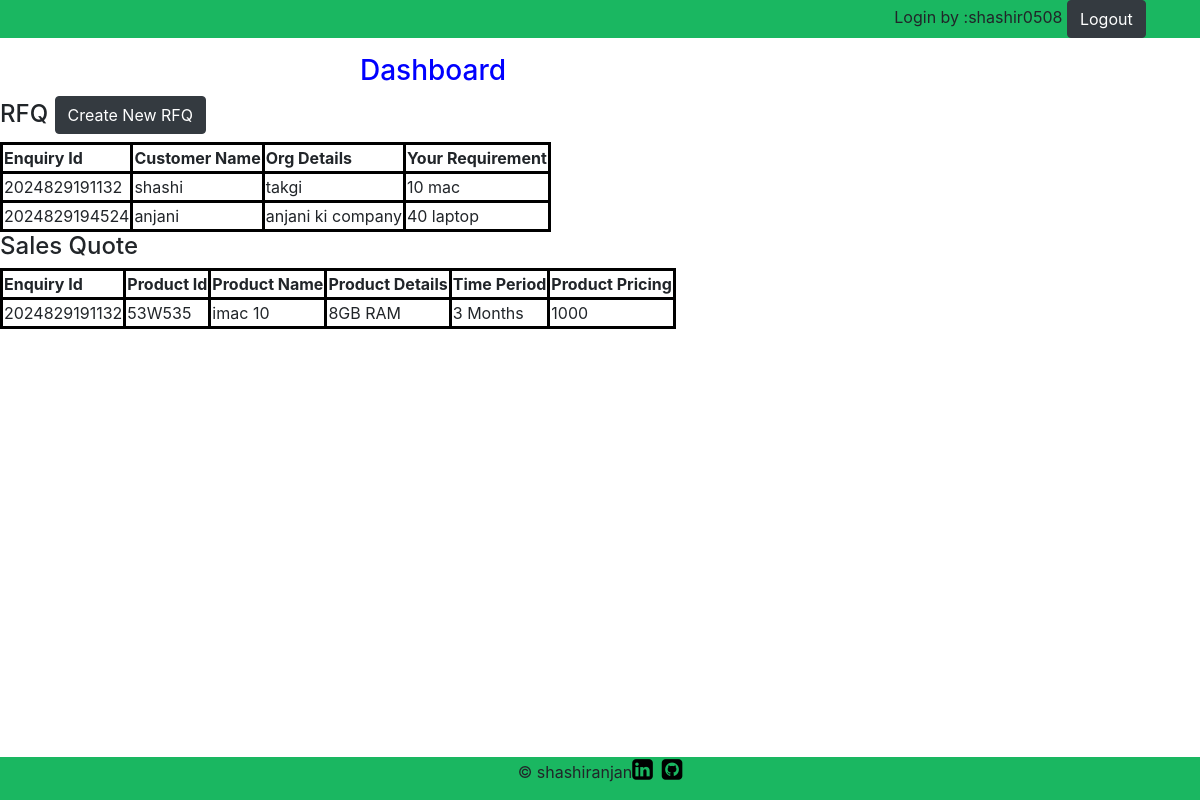
/dashboard/ (signed in), run on the app's committed database.
### warehouse/models.py (models this page shows)
class EnquiryDetails(models.Model):
    user = models.ForeignKey(User, on_delete=models.CASCADE, null = True)
    enquiry_id = models.CharField(max_length=64, null = True)
    customer_name = models.CharField(max_length=64, null = True)
    your_email = models.EmailField(max_length = 128, null = True)
    phone_number = PhoneField(blank=True, help_text='Contact phone number')
    org_details = models.CharField(max_length=64, null= True)
    your_requirement = models.CharField(max_length=64, null = True)

class SalesQuoteDetails(models.Model):
    enquiry = models.ForeignKey(EnquiryDetails,on_delete=models.CASCADE)
    product_name = models.CharField(max_length=264, null = True)
    product_id = models.CharField(max_length = 128, null = True)
    product_details = models.CharField(max_length = 128, null = True)
    time_period = models.CharField(choices=CATEGORY_CHOICES, max_length = 200, null = True, default="Other")
    pricing = models.CharField(max_length=64, null = True)

### warehouse/views.py (the view)
# urls.py: path('dashboard/',views.dashboard_view, name='dashboard')
@login_required(login_url='/login/')
def dashboard_view(request):
    data= request_for_quote_view(request)
    print("data=====", data)
    print("user login name ---", request.user.email)
    username= request.user.email
    name = username.split('@')[0]
    sales_quote = SalesQuoteDetails.objects.all()
    return render(request, 'dashboard.html',{'data':data,'sales_quote':sales_quote, 'name':name})

### warehouse/views.py (called while the page is built)
def request_for_quote_view(request):
    data = EnquiryDetails.objects.filter(user=request.user)
    return data

### warehouse/templates/dashboard.html (shortened to what this page needs)
{% extends 'layout/app.html' %}
{% load static %}
        {% block content %}
        <head>
            <link rel = "stylesheet" type="text/css" href="{% static '/warehouse/css/dashboard.css' %}">
        </head>
        <body>
        <div class="header" style=" background-color: rgb(26, 183, 97); text-align: center; left: 0%; width: 100%; height: 6%; padding-left: 70%;">
            <p> Login by :{{ name }}  <a href="{% url 'logout' %}" class="btn btn-dark">Logout</a></p>
        </div>
         <h3 style="text-align: left;">Dashboard</h3>
            <table>
                <h4>RFQ
                <a href="{% url 'enquiry' %}" class="btn btn-dark">Create New RFQ</a>
                </h4>
                <tr>
                    <tr>
                        <th>Enquiry Id </th>
                        <th>Customer Name </th>
                        <th>Org Details </th>
                        <th>Your Requirement </th>
                    </tr>
                    {% for val in data %}
                    <tr>
                        <td>{{ val.enquiry_id }}</td>
                        <td>{{ val.customer_name }}</td>
                        <td>{{ val.org_details }}</td>
                        <td>{{ val.your_requirement }}</td>
                    </tr>
                    {% endfor %}
                </tr>
            </table>
            <table>
                <h4>Sales Quote</h4>
                    <tr>
                        <tr>
                            <th>Enquiry Id</th>
                            <th>Product Id</th>
                            <th>Product Name</th>
                            <th>Product Details</th>
                            <th>Time Period</th>
                            <th> Product Pricing</th>
                        </tr>
                        {% for val in data %}
                        <tr>
                            {% for products in sales_quote %}
                            {% if products.enquiry.enquiry_id == val.enquiry_id %}
                            <td>{{ val.enquiry_id }}</td>
                            <td>{{ products.product_id }}</td>
                            <td>{{ products.product_name }}</td>
                            <td>{{ products.product_details }}</td>
                            <td>{{ products.time_period }}</td>
                            <td>{{ products.pricing }}</td>
                            {% endif %}
                            {% endfor %}
                        </tr>
                        {% endfor %}
                    </tr>
              </table>
        <div class="footer" style="background-color: rgb(26, 183, 97); text-align: center; left: 0%; width: 100%; bottom: 0%; position: fixed; ">
            <p>&copy shashiranjan<a href="https://www.linkedin.com/in/shashiranjan05/" ><i class="fa fa-linkedin-square" style="font-size:24px; color: black;"></i></a> &nbsp;<a href="https://github.com/shashiranjan05"><i class="fa fa-github-square" style="font-size:24px; color: black;" ></i></a>
            </p>
        </div>
        </body>
    {% endblock %}

### warehouse/templates/layout/app.html (shortened to what this page needs)
<!DOCTYPE html>
<html lang="en">
<head>
  <link rel="stylesheet" href="https://cdn.jsdelivr.net/npm/bootstrap@4.6.2/dist/css/bootstrap.min.css">
  <link rel="stylesheet" href="https://cdnjs.cloudflare.com/ajax/libs/font-awesome/4.7.0/css/font-awesome.min.css">
</head>
<body>
{% block content %}
{% endblock %}
</body>
</html>

### warehouse/static/warehouse/css/dashboard.css (style rules this page uses)
table, th, td { border: 3px solid black; }
h3 { color: blue; margin-left: 30%; }

### data on the page
EnquiryDetails: enquiry_id "2024829191132", customer_name "shashi", org_details "takgi", your_requirement "10 mac"
EnquiryDetails: enquiry_id "2024829194524", customer_name "anjani", org_details "anjani ki company", your_requirement "40 laptop"
SalesQuoteDetails: product_id "53W535", product_name "imac 10", product_details "8GB RAM", time_period "3 Months", pricing "1000"

### other printed values
{{ name }} "shashir0508"
